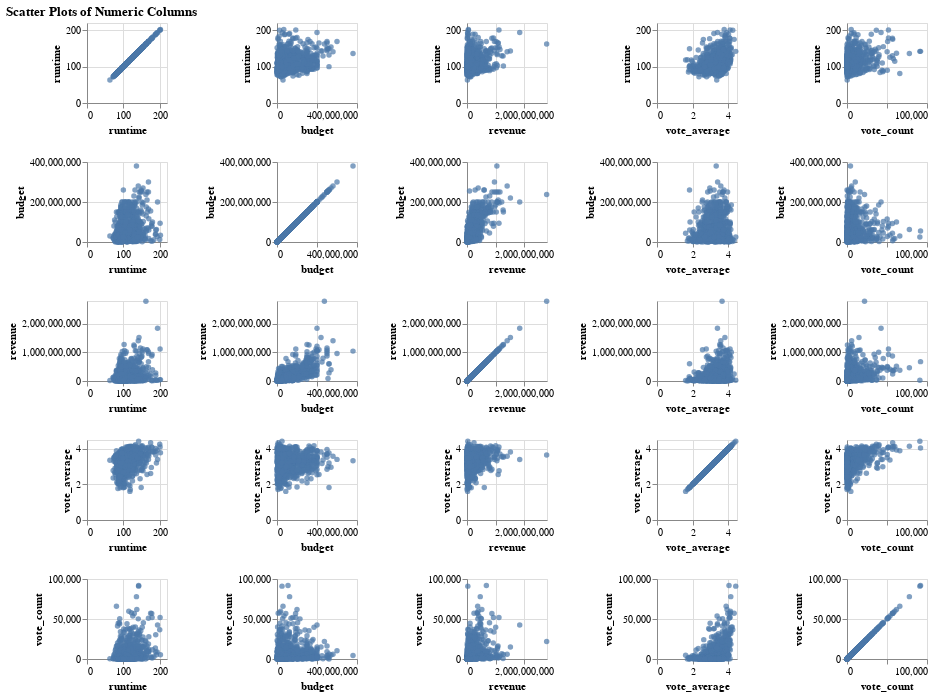

Source (notebook cell):
### Markdown cell above
**Question 2.2** <br> {points: 2}  

Ok so we have `vote_average` being compared with every other possible numeric column but it will be useful to see all numeric columns compared to each other and hence make that scatterplot matrix (SPLOM) we discussed. 

We can do that now by instead of mapping `vote_average` to the y-axis, we repeat it as we did for the x-axis in **Question 2.1.**. 

You should display these plots with a height and width of 80 so they can be seen without scrolling. Each row and column should be represented on each row and column of a 5 x 5 grid of graphs.


*Save the plot in an object named `num_matrix_plot`.*

### Code cell
num_matrix_plot = alt.Chart(movies_df).mark_circle().encode(
    alt.X(alt.repeat('column'), type='quantitative'),
    alt.Y(alt.repeat('row'), type='quantitative')).properties(width=80, height=80).repeat(
    column=numeric_cols, row=numeric_cols, columns=5, title="Scatter Plots of Numeric Columns")
num_matrix_plot

### Figure 1 — Vega-Lite specification as saved in the notebook (floating-point values rounded to 4 significant figures; data arrays with more than 128 entries replaced by an {"elided": "..."} marker saying what was removed)
{"config": {"view": {"continuousWidth": 400, "continuousHeight": 300}}, "repeat": {"column": ["runtime", "budget", "revenue", "vote_average", "vote_count"], "row": ["runtime", "budget", "revenue", "vote_average", "vote_count"]}, "spec": {"data": {"name": "data-f7df15cbb7589172219c000e0418ebaa"}, "mark": "circle", "encoding": {"x": {"type": "quantitative", "field": {"repeat": "column"}}, "y": {"type": "quantitative", "field": {"repeat": "row"}}}, "height": 80, "width": 80}, "columns": 5, "title": "Scatter Plots of Numeric Columns", "$schema": "https://vega.github.io/schema/vega-lite/v4.8.1.json", "datasets": {"data-f7df15cbb7589172219c000e0418ebaa": {"elided": "1008 records"}}}
